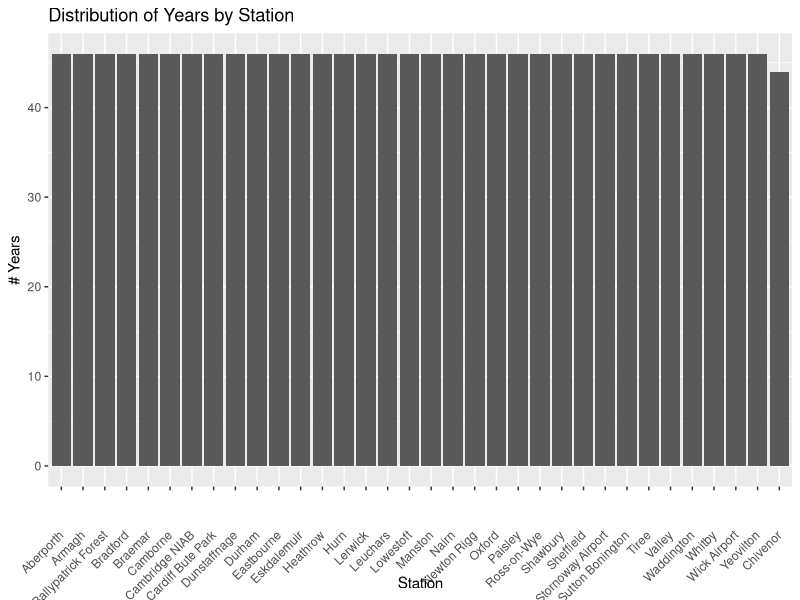
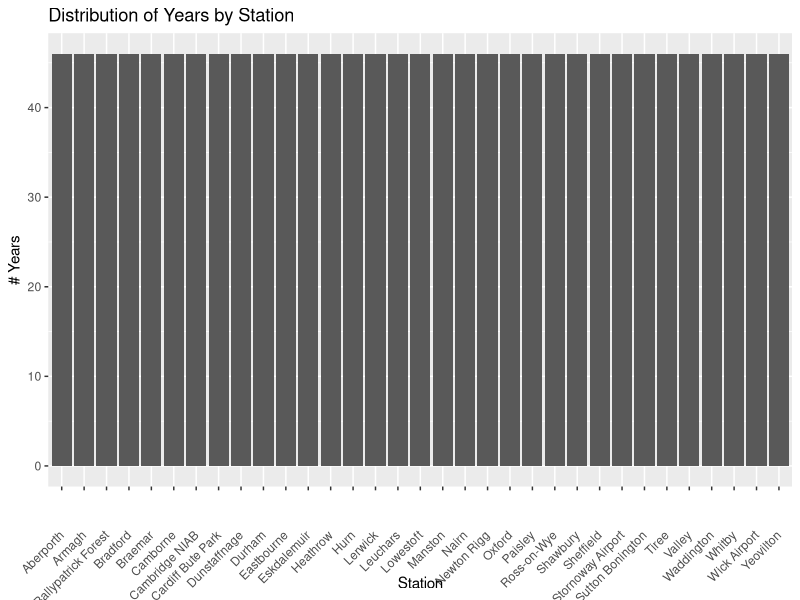

Generate these figures, in order, with R:
## ---- chunk 1
knitr::opts_chunk$set(echo = TRUE, warning = FALSE, message = FALSE) 
## ---- chunk 2
library("tidyverse")
## ---- chunk 3
data <- read.csv('met_station_readings.csv', colClasses = 
                   c("character", "numeric", "numeric", "Date", "numeric", "numeric", "numeric"))
head(data)
## ---- chunk 4
# Add season and year columns
data <- data %>% 
  mutate(season = 
    case_when(
      month(year_month) %in% c(12, 1, 2) ~ 'Winter',
      month(year_month) %in% c(3, 4, 5) ~ 'Spring',
      month(year_month) %in% c(6, 7, 8) ~ 'Summer',
      month(year_month) %in% c(9, 10, 11) ~ 'Autumn'
    )
  )

data$year = year(data$year_month)

# Group data by season and compute summary columns
seasonal <- data %>%
  group_by(year, season) %>%
  summarise(high = max(max_temp), low = min(min_temp), 
            average_max = mean(max_temp, na.rm=TRUE), 
            average_min = mean(min_temp, na.rm=TRUE), .groups='keep') %>%
  arrange(year, season)

# Drop NA rows
seasonal <- na.omit(seasonal)

# Save
write.csv(seasonal, "seasonal_summary.csv", row.names=FALSE)
head(seasonal)
## ---- chunk 5
# Group data by year and station and compute summary columns
annual_station <- data %>%
  group_by(year, station_name, station_long, station_lat) %>%
  summarise(high = max(max_temp), low = min(min_temp), 
            total_rainfall = sum(rainfall, na.rm=TRUE), .groups='keep') %>%
  arrange(year, station_name)

head(annual_station)
## ---- chunk 6
first_years <- annual_station %>% 
  group_by(station_name) %>% 
  summarise(first_year = min(year)) %>% 
  arrange(station_name)

max(first_years$first_year)
## ---- chunk 7
annual_station <- annual_station %>% 
  filter(year >= 1978)

head(annual_station)
## ---- chunk 8
last_years <- annual_station %>% 
  group_by(station_name) %>% 
  summarise(last_year = max(year)) %>% 
  arrange(station_name)

last_years %>% 
  filter(last_year < 2023)
## ---- chunk 9
annual_station <- annual_station %>% 
  filter(!station_name %in% c('Cwmystwyth', 'Ringway', 'Southampton'))
## ---- chunk 10
ggplot(data = annual_station) +
  geom_bar(mapping = aes(x = station_name)) +
  labs(title="Distribution of Years by Station", 
       y = "# Years") +
  scale_x_discrete(name ="Station", limits=unique(annual_station$station_name)) +
  theme(axis.text.x = element_text(angle = 45, vjust = 0.5, hjust=1))
## ---- chunk 11
annual_station %>% 
  filter(station_name == 'Chivenor')
## ---- chunk 12
annual_station <- annual_station %>% 
  filter(station_name != 'Chivenor')

ggplot(data = annual_station) +
  geom_bar(mapping = aes(x = station_name)) +
  labs(title="Distribution of Years by Station", 
       y = "# Years") +
  scale_x_discrete(name ="Station", limits=unique(annual_station$station_name)) +
  theme(axis.text.x = element_text(angle = 45, vjust = 0.5, hjust=1))
## ---- chunk 13
# Save
write.csv(annual_station, "annual_station_summary.csv", row.names=FALSE)
head(annual_station)
